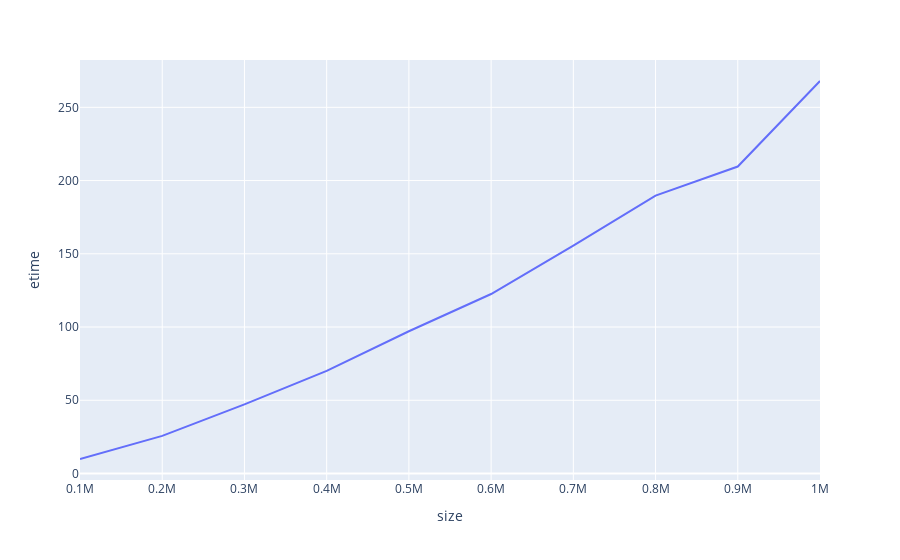

Write notebook code for a chart like this one.
### Code cell
# HN 手法の分析に要した時間の折れ線グラフ

hn  = pd.read_csv('data/hn/etime-size.data',  sep=' ', names=['size', 'etime'])

px.line(hn, x='size', y='etime')

### Figure 1 — Plotly figure (JSON) as saved in the notebook; plotly's stock layout.template omitted (floating-point values rounded to 4 significant figures)
{"data": [{"hovertemplate": "size=%{x}<br>etime=%{y}<extra></extra>", "legendgroup": "", "line": {"color": "#636efa", "dash": "solid"}, "marker": {"symbol": "circle"}, "mode": "lines", "name": "", "orientation": "v", "showlegend": false, "type": "scatter", "x": [100000, 200000, 300000, 400000, 500000, 600000, 700000, 800000, 900000, 1000000], "xaxis": "x", "y": [9.904, 25.69, 47.18, 70.04, 97.12, 122.6, 155.5, 189.7, 209.6, 268.0], "yaxis": "y"}], "layout": {"legend": {"tracegroupgap": 0}, "margin": {"t": 60}, "xaxis": {"anchor": "y", "domain": [0, 1], "title": {"text": "size"}}, "yaxis": {"anchor": "x", "domain": [0, 1], "title": {"text": "etime"}}}}
